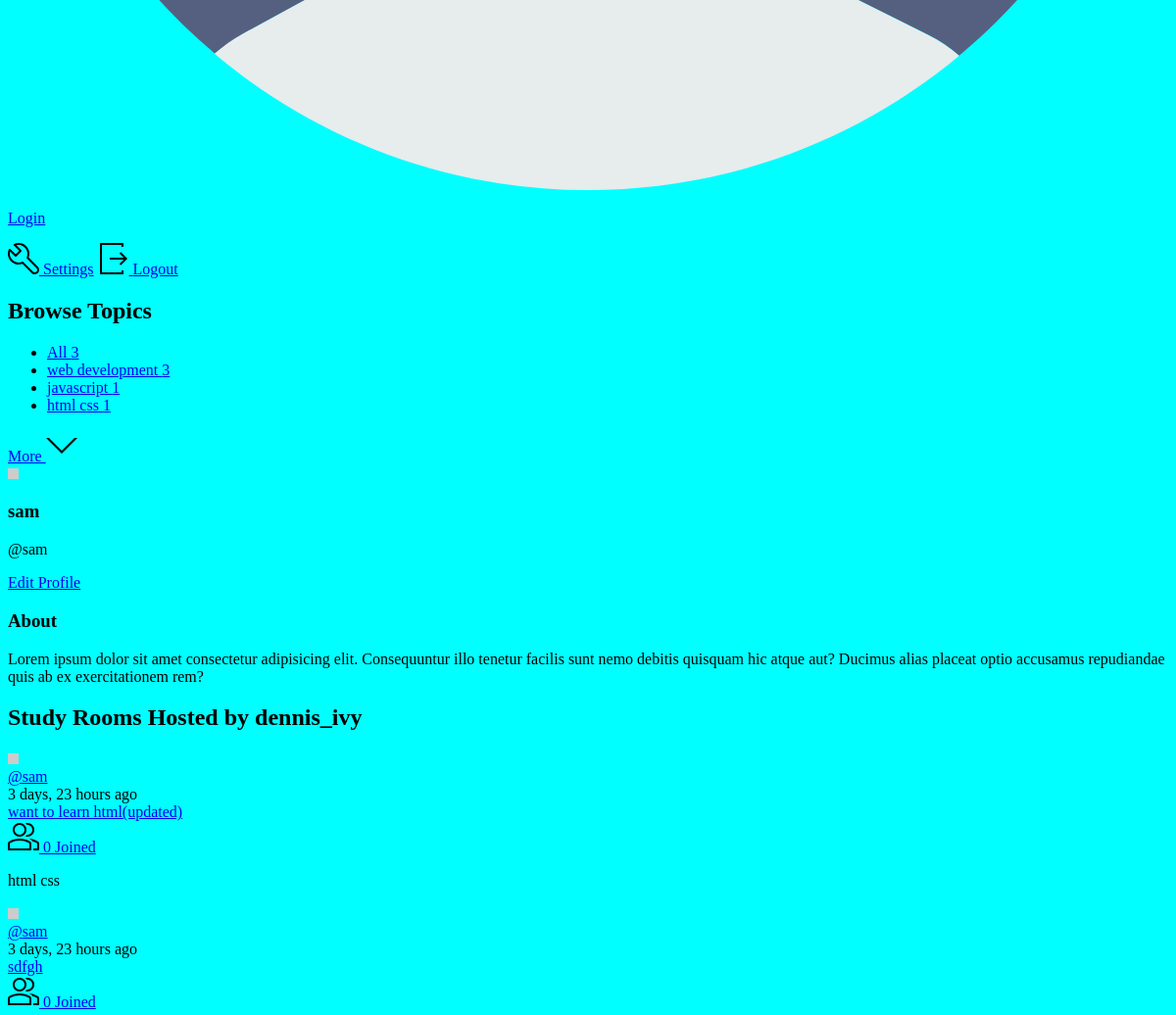
The app's page /profile/1/ (middle part), older data.
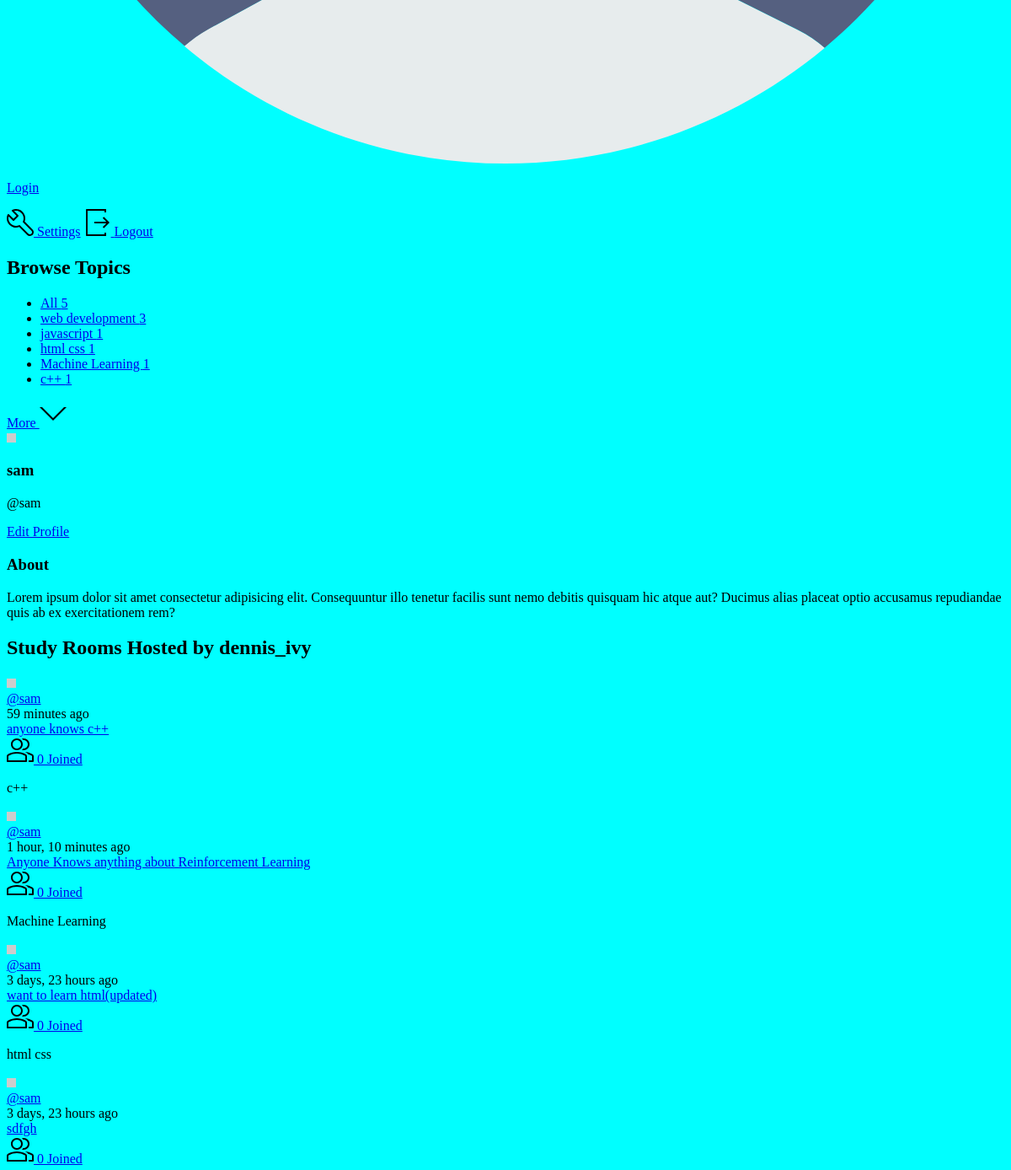
The same page, newer data.
### base/models.py (models this page shows, shortened)
class Topic(models.Model):
    name=models.CharField(max_length = 200)

class Room(models.Model):
    host=models.ForeignKey(User, on_delete=models.SET_NULL,null=True)
    topic =models.ForeignKey(Topic, on_delete=models.SET_NULL,null=True)
    name = models.CharField(max_length = 200)
    description = models.TextField(null=True, blank=True)
    participants = models.ManyToManyField(User, related_name='participants',blank=True)
    updated = models.DateTimeField(auto_now = True)
    created = models.DateTimeField(auto_now_add = True)
    class Meta:
        ordering = ['-updated','-created']
    def __str__(self):
        return self.name

### base/views.py (the view)
# urls.py: path('profile/<str:pk>/',views.userProfile,name="user-profile"),
def userProfile(request,pk):
    user = User.objects.get(id=pk)
    rooms = user.room_set.all()
    room_messages = user.message_set.all()
    topics = Topic.objects.all()
    context = {'user':user,'rooms':rooms,'room_messages':room_messages,'topics':topics}
    return render(request,'base/profile.html',context)

### base/templates/base/profile.html (shortened to what this page needs)
{% extends 'main.html' %}
{% block content%}
  <main class="profile-page layout layout--3">
    <div class="container">
    {% include 'base/topics_component.html' %}
      <div class="roomList">
        <div class="profile">
          <div class="profile__avatar">
            <div class="avatar avatar--large active">
              <img src="https://randomuser.me/api/portraits/men/11.jpg" />
            </div>
          </div>
          <div class="profile__info">
            <h3>{{user.username}}</h3>
            <p>@{{user.username}}</p>
            <a href="edit-user.html" class="btn btn--main btn--pill">Edit Profile</a>
          </div>
          <div class="profile__about">
            <h3>About</h3>
            <p>
              Lorem ipsum dolor sit amet consectetur adipisicing elit. Consequuntur illo tenetur
              facilis sunt nemo debitis quisquam hic atque aut? Ducimus alias placeat optio
              accusamus repudiandae quis ab ex exercitationem rem?
            </p>
          </div>
        </div>
        <div class="roomList__header">
          <div>
            <h2>Study Rooms Hosted by dennis_ivy</a>
            </h2>
          </div>
        </div>
        {% include 'base/feed_component.html' %}
      </div>
    </div>
  </main>
{% endblock content %}

### templates/main.html (shortened to what this page needs)
{% load static %}
<!DOCTYPE html>
<html lang="en">
  <head>
    <link rel="stylesheet" href="/static/styles/main.css" />
  </head>
  <body>
    {% include 'navbar.html'%}
    {% block content %}{%endblock content%}
  </body>
</html>

### templates/navbar.html (shortened to what this page needs)
{% load static %}
<header class="header header--loggedIn">
  <div class="container">
    <nav class="header__menu">
      {% if request.user.is_authenticated %}
      <div class="header__user">
        <a href="profile.html">
          <div class="avatar avatar--medium active">
            <img src="https://randomuser.me/api/portraits/men/37.jpg" />
          </div>
          <p>
            {{request.user.username}} <span>@{{request.user.username}}</span>
          </p>
        </a>
        <button class="dropdown-button">
          <svg
            version="1.1"
            xmlns="http://www.w3.org/2000/svg"
            width="32"
            height="32"
            viewBox="0 0 32 32"
          >
            <title>chevron-down</title>
            <path d="M16 21l-13-13h-3l16 16 16-16h-3l-13 13z"></path>
          </svg>
        </button>
      </div>
      {% else %}
      <a href="/login">
        <img src="static/images/avatar.svg" />
        <p>Login</p>
      </a>
      {% endif %}
      <div class="dropdown-menu">
        <a href="settings.html" class="dropdown-link"
          >
          Settings</a
        >
        <a href="/logout" class="dropdown-link"
          >
          Logout</a
        >
      </div>
    </nav>
  </div>
</header>

### base/templates/base/topics_component.html
<div class="topics">
  <div class="topics__header">
    <h2>Browse Topics</h2>
  </div>
  <ul class="topics__list">
    <li>
      <a href="/" class="active">All <span>{{topics.count}}</span></a>
    </li>
    {% for topic in topics %}
    <li>
      <a href="/?q={{topic.name}}"
        >{{topic.name}} <span>{{topic.room_set.all.count}}</span></a
      >
    </li>
    {% endfor %}
  </ul>
  <a class="btn btn--link" href="topics.html">
    More
    <svg
      version="1.1"
      xmlns="http://www.w3.org/2000/svg"
      width="32"
      height="32"
      viewBox="0 0 32 32"
    >
      <title>chevron-down</title>
      <path d="M16 21l-13-13h-3l16 16 16-16h-3l-13 13z"></path>
    </svg>
  </a>
</div>

### base/templates/base/feed_component.html (shortened to what this page needs)
{% for room in rooms %}
<div class="roomListRoom">
  <div class="roomListRoom__header">
    <a href="/profile/{{room.host.id}}" class="roomListRoom__author">
      <div class="avatar avatar--small">
        <img src="https://randomuser.me/api/portraits/women/11.jpg" />
      </div>
      <span>@{{room.host.username}}</span>
    </a>
    <div class="roomListRoom__actions">
      <span>{{room.created|timesince}} ago</span>
    </div>
  </div>
  <div class="roomListRoom__content">
    <a href="/room/{{room.id}}">{{room.name}}</a>
  </div>
  <div class="roomListRoom__meta">
    <a href="/room/{{room.id}}" class="roomListRoom__joined">
      {{room.participants.all.count}} Joined
    </a>
    <p class="roomListRoom__topic">{{room.topic.name}}</p>
  </div>
</div>
{%endfor%}

### static/styles/main.css (style rules this page uses)
body { background-color: aqua; }

Row changes from the older to the newer data that the page shows:
added Topic: name "Machine Learning", room_set.all.count "1"
added Topic: name "c++", room_set.all.count "1"
added Room: host.username "sam", created "59 minutes", name "anyone knows c++", participants.all.count "0", topic.name "c++"
added Room: host.username "sam", created "1 hour, 10 minutes", name "Anyone Knows anything about Reinforcement Learning", participants.all.count "0", topic.name "Machine Learning"
Text that changed along with them:
{{ topics.count }}: "3" → "5"
